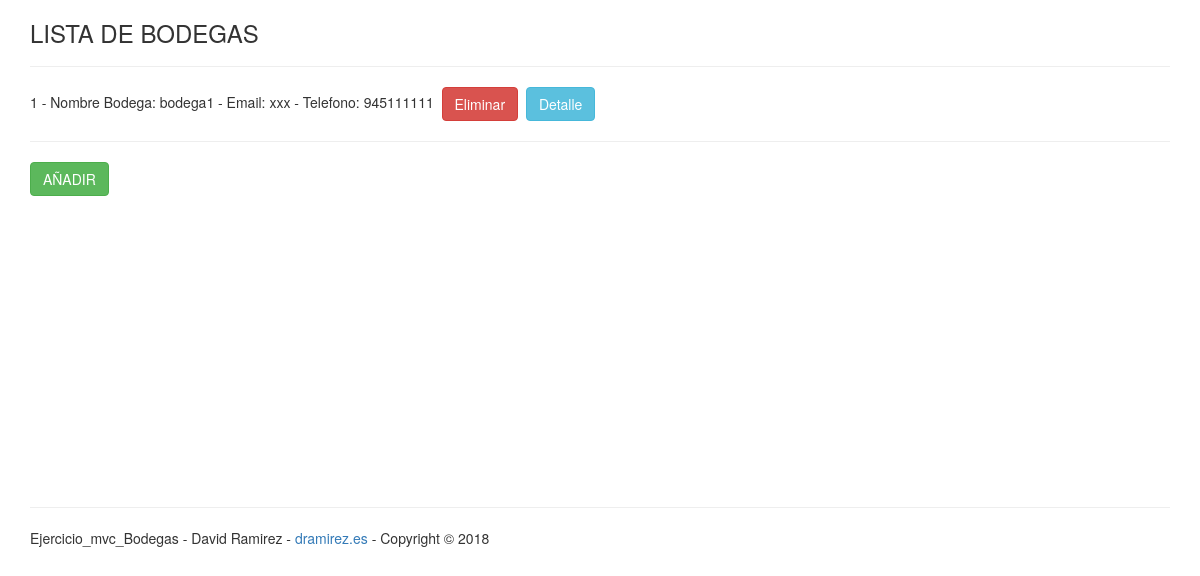
Page /Ejercicio_mvc_Bodega/index.php on the earlier database version.
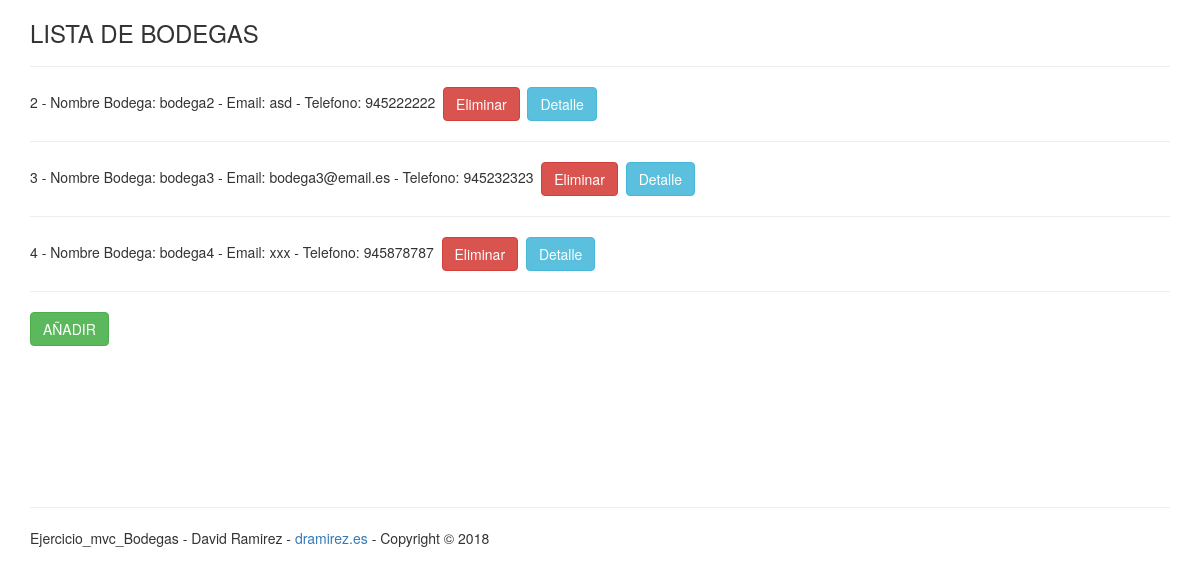
Same page on the later database version.
### tables this page shows
CREATE TABLE `bodegas` (
  `idBodega` int(4) NOT NULL,
  `direccion` varchar(30) NOT NULL,
  `nombre` varchar(20) NOT NULL,
  `email` varchar(50) NOT NULL,
  `telefono` varchar(9) NOT NULL,
  `nombreContacto` varchar(15) NOT NULL,
  `fechaFundacion` date NOT NULL,
  `hasRestaurante` varchar(2) NOT NULL,
  `hasHotel` varchar(2) NOT NULL
);

### Ejercicio_mvc_Bodega/model/Bodega.php (called while the page is built, shortened)
<?php
class Bodega {
    private $table = "bodegas";
    private $conexion;
    function __construct($conexion) {
        $this->conexion = $conexion;
    }
     public function getAll(){
        $consulta = $this->conexion->prepare("SELECT idBodega, direccion, nombre, email, telefono, nombreContacto, fechaFundacion, hasRestaurante, hasHotel FROM  " . $this->table);
        $consulta->execute();
        $resultados = $consulta->fetchAll();
        $this->conexion = null;
        return $resultados;
    }
}

### Ejercicio_mvc_Bodega/core/Conectar.php (called while the page is built, shortened)
<?php
class Conectar {
    private $driver;
    private $host, $user, $pass, $database, $charset;
    public function __construct() {
        $this->driver=DB_DRIVER;
        $this->host=DB_HOST;
        $this->user=DB_USER;
        $this->pass=DB_PASS;
        $this->database=DB_DATABASE;
        $this->charset=DB_CHARSET;
    }
    public function conexion(){
        $bbdd = $this->driver .':host='. $this->host .  ';dbname=' . $this->database . ';charset=' . $this->charset;
        try {
            $connection = new PDO($bbdd, $this->user, $this->pass);
            $connection->setAttribute(PDO::ATTR_ERRMODE, PDO::ERRMODE_EXCEPTION);
            return $connection;
        } catch (PDOException $e) {
            throw new Exception('Problema al establecer conexión.');
        }
    }
}

### Ejercicio_mvc_Bodega/view/indexView.php (the view, shortened to what this page needs)
<!DOCTYPE HTML>
<html lang="es">
    <head>
        <link href="//maxcdn.bootstrapcdn.com/bootstrap/3.2.0/css/bootstrap.min.css" rel="stylesheet" type="text/css" />
    </head>
    <body class="container">
            <h3>LISTA DE BODEGAS</h3>
            <hr/>
        <section style="height:400px;overflow-y:scroll;">
            <?php foreach($data["bodegas"] as $bodega) {?>
                <?php echo $bodega["idBodega"]; ?> -
                Nombre Bodega: <?php echo $bodega["nombre"]; ?> -
                Email: <?php echo $bodega["email"]; ?> -
                Telefono: <?php echo $bodega["telefono"]; ?>&nbsp;
                <a href="index.php?controller=bodegas&action=delete&id=<?php echo $bodega['idBodega']; ?>" class="btn btn-danger">Eliminar</a>&nbsp;
                <a href="index.php?controller=bodegas&action=detalleBodega&id=<?php echo $bodega['idBodega']; ?>" class="btn btn-info">
                Detalle</a>
                <hr/>
            <?php } ?>
               <a href="index.php?controller=bodegas&action=detalleCrearBodega" class="btn btn-success">AÑADIR</a>&nbsp;
        </section>
        <footer>
            <hr/>
           Ejercicio_mvc_Bodegas - David Ramirez - <a href="#">dramirez.es</a> - Copyright &copy; <?php echo  date("Y"); ?>
        </footer>
    </body>
</html>

### Ejercicio_mvc_Bodega/index.php (shortened to what this page needs)
<?php
if(isset($_GET["controller"])){
    $controllerObj=cargarControlador($_GET["controller"]);
    lanzarAccion($controllerObj);
}else{
    $controllerObj=cargarControlador(CONTROLADOR_DEFECTO);
    lanzarAccion($controllerObj);
}
function cargarControlador($controller){
    switch ($controller) {
        case 'bodegas':
            $controllerObj=new BodegasController();
            break;
    }
    return $controllerObj;
}
function lanzarAccion($controllerObj){
    if(isset($_GET["action"])){
        $controllerObj->run($_GET["action"]);
    }else{
        $controllerObj->run(ACCION_DEFECTO);
    }
}

### Ejercicio_mvc_Bodega/controller/BodegasController.php (shortened to what this page needs)
<?php
class BodegasController{
    private $conexion;
    public function __construct() {
		require_once  __DIR__ . "/../core/Conectar.php";
        require_once  __DIR__ . "/../model/Bodega.php";
        $this->conectar=new Conectar();
        $this->conexion=$this->conectar->conexion();
    }
    public function run($accion){
        switch($accion)
        {
            case "index" :
                $this->index();
                break;
        }
    }
    public function index(){
        $bodega=new Bodega($this->conexion);
        $bodegas=$bodega->getAll();
        $this->view("index",array(
            "bodegas"=>$bodegas,
            "titulo" => "BODEGA"
        ));
    }
    public function view($vista,$datos){
        $data = $datos;
        require_once  __DIR__ . "/../view/" . $vista . "View.php";
    }
}
?>

Differences in the rows shown:
removed bodegas: idBodega "1", nombre "bodega1", email "xxx", telefono "945111111"
added bodegas: idBodega "2", nombre "bodega2", email "asd", telefono "945222222"
added bodegas: idBodega "3", nombre "bodega3", email "bodega3@email.es", telefono "945232323"
added bodegas: idBodega "4", nombre "bodega4", email "xxx", telefono "945878787"
